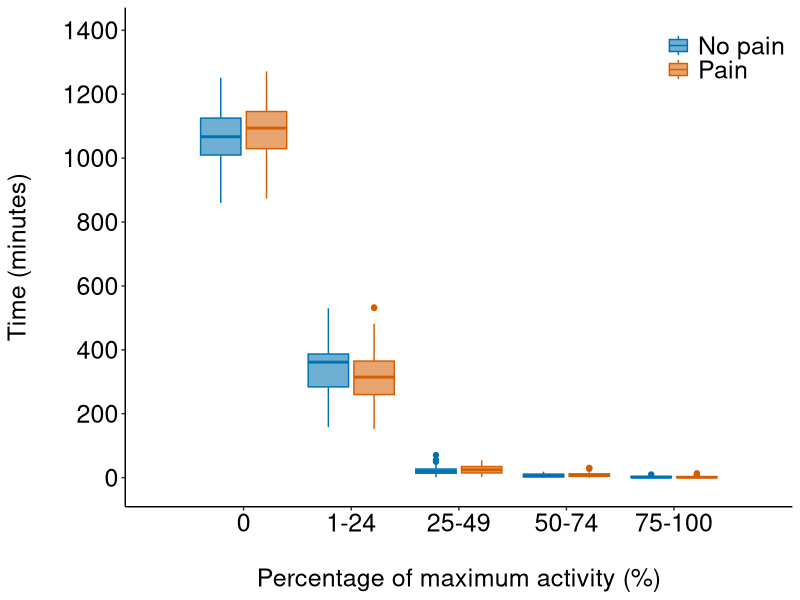

This figure's R source:
## ---- chunk 1
# Load packages
library(knitr)
library(readr)
library(dplyr)
library(ggplot2)
library(scales)
library(grid)

# knitr chunk options
opts_chunk$set(echo = FALSE,
               warning = FALSE,
               message = FALSE,
               fig.path = 'figures/activity.plot/',
               dev = c('png', 'pdf'),
               tidy = TRUE, 
               tidy.opts = list(width.cutoff = 65))
## ---- chunk 2
q0 <- read_csv('./data/activity.plot/time.active.zero.csv', col_names = T)
q1 <- read_csv('./data/activity.plot/time.active.1q.csv', col_names = T)
q2 <- read_csv('./data/activity.plot/time.active.2q.csv', col_names = T)
q3 <- read_csv('./data/activity.plot/time.active.3q.csv', col_names = T)
q4 <- read_csv('./data/activity.plot/time.active.4q.csv', col_names = T)
## ---- chunk 3
# Create a grouping variable
group <- data.frame(quartile = c(rep(c('q0', 'q1', 'q2'), each = 68), 
                                 rep('q3', 66), # q3 only has 66 rows
                                 rep('q4', 68))) %>%
    tbl_df() # convert to tbl_df object

# Create a single dataframe with the imported data and the grouping variable
plot.data <- q0 %>%
    bind_rows(q1,q2,q3,q4) %>% # bind imported data q0 through q4 
    bind_cols(group) %>% # bind grouping variable
    select(quartile, pain, `minutes per day`) # select the columns to retain

# Quick check
glimpse(plot.data)
## ---- chunk 4
# Create a hex colour palette (colourblind friendly)
cb1 <- c("#0072B2", "#D55E00") # line colours
cb2 <- c('#6fafd3', '#e7a46f') # lighter shade for fill

# Plot the data
plot_1 <- ggplot(data = plot.data, 
               aes(x = quartile, 
                   y = `minutes per day`, 
                   fill = pain, 
                   colour = pain)) + 
    geom_boxplot(position = position_dodge(0.85)) + 
    scale_x_discrete(labels = c("0", "1-24", "25-49", "50-74", "75-100")) +
    coord_cartesian(ylim = c(-20, 1400), 
                    xlim = c(0.5,5.5)) +
    scale_y_continuous(breaks = c(0, 200, 400, 600,800,1000,1200, 1400)) +
    labs(y = "Time (minutes)\n", 
         x = "\nPercentage of maximum activity (%)") +
    scale_colour_manual(values = cb1, 
                        labels = c("No pain", "Pain")) +
    scale_fill_manual(values = cb2, 
                      labels = c("No pain", "Pain")) +
    theme(axis.text = element_text(size = 18, colour = 'black'),
          axis.title = element_text(size = 18, colour='black'),
          axis.line = element_line(colour = 'black'),
          panel.background=element_blank(),
          panel.grid = element_blank(),
          legend.title = element_blank(),
          legend.key = element_blank(),
          legend.text = element_text(size = 18),
          legend.position = c(0.9, 0.9))
plot_1
# Save the figure
# ggsave('./figures/activity.plot.pdf')
## ---- chunk 5
sessionInfo()
